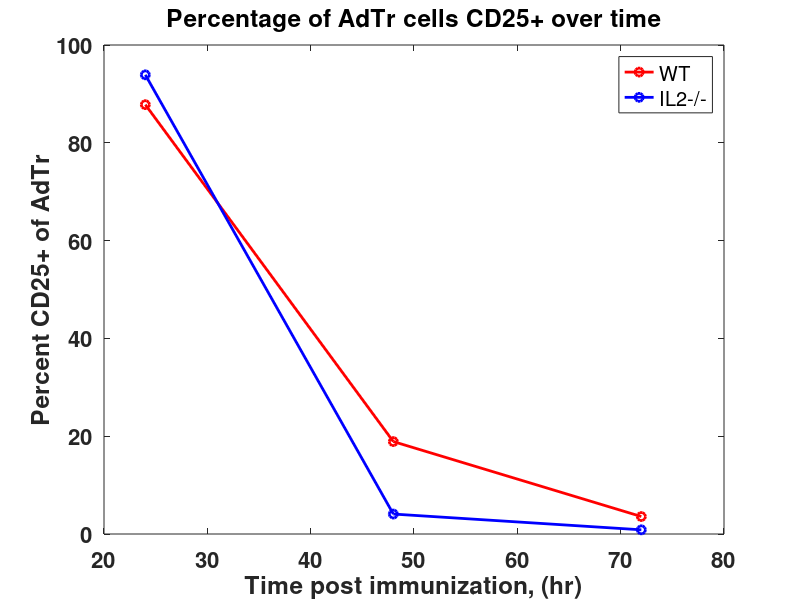
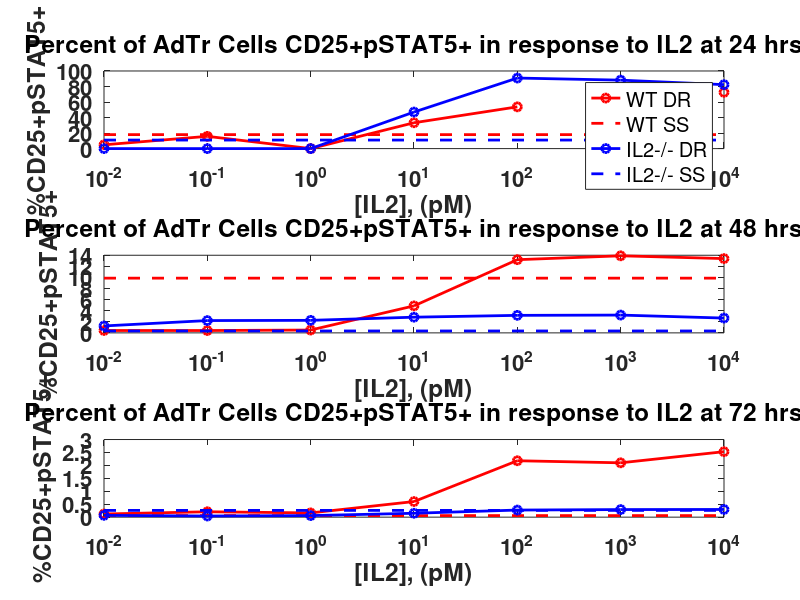
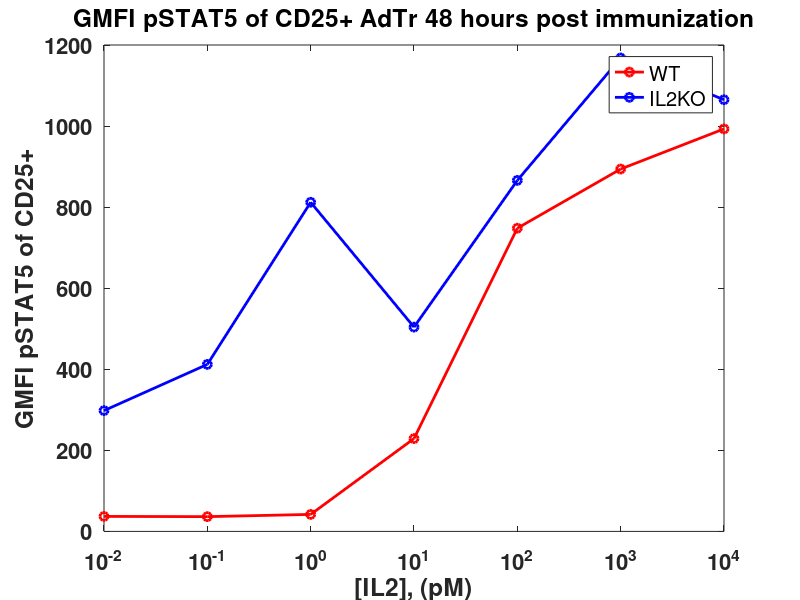
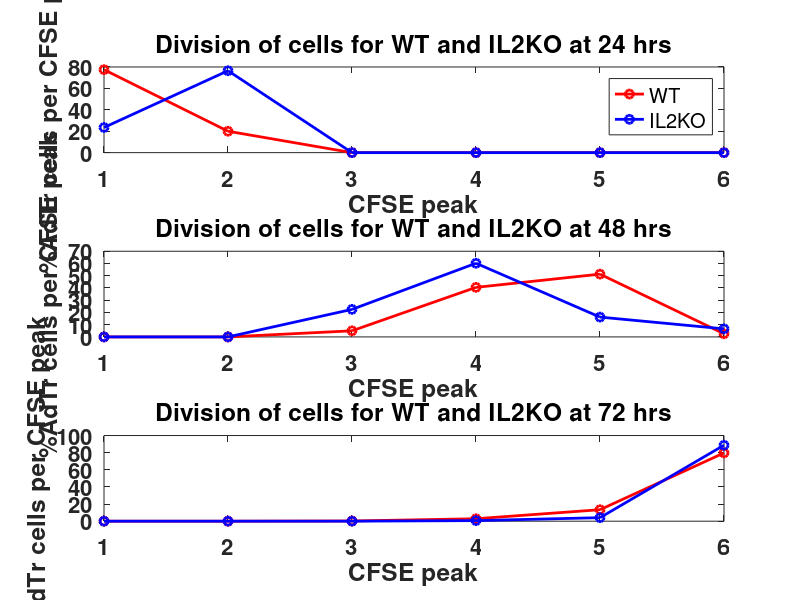

Write MATLAB code to recreate these figures, in order.
%Percent CD25+ of Adoptively Transferred

WTCD25=[87.8
18.9
3.57];
KOCD25=[93.9
4.08
0.856];

T=[24 48 72];

figure()
hold on
plot(T, WTCD25, '-ro', 'linewidth', 2)
plot(T, KOCD25, '-bo', 'linewidth', 2)
set(gcf, 'color', 'w')
set(gca, 'Fontsize', 16, 'Fontweight', 'bold')
ylabel('Percent CD25+ of AdTr')
xlabel('Time post immunization, (hr)')
title('Percentage of AdTr cells CD25+ over time')
legend('WT', 'IL2-/-')
box on
%%
%Percent CD25+/pSTAT5+ of Adoptively Transferred

WTdhi24=[72.5
NaN
53.8
33.3
0
15.8
4.88
0
];


KOdhi24=[82.4
88.2
90.9
47.1
0
0
0
0];


WTdhi48=[13.4
13.9
13.2
4.87
0.512
0.424
0.428
0.384];


KOdhi48=[2.67
3.21
3.16
2.83
2.26
2.22
1.25
1.53];


WTdhi72=[2.53
2.1
2.18
0.603
0.164
0.208
0.122
0.401];


KOdhi72=[0.297
0.293
0.274
0.15
0.0605
0.0439
0.0693
0.0774];



IL2=[10000 1000 100 10 1 0.1 0.01 0];

figure()
subplot(3,1,1)
hold on
plot(IL2, WTdhi24, '-ro', 'linewidth', 2)
plot([0.01 max(IL2)], [18 18], '--r', 'linewidth', 2)
plot(IL2, KOdhi24, '-bo', 'linewidth', 2)
plot([0.01 max(IL2)], [11 11], '--b', 'linewidth', 2)
set(gcf, 'color', 'w')
set(gca, 'Fontsize', 16, 'Fontweight', 'bold', 'xscale', 'log')
ylabel('%CD25+pSTAT5+')
xlabel('[IL2], (pM)')
title('Percent of AdTr Cells CD25+pSTAT5+ in response to IL2 at 24 hrs')
legend('WT DR', 'WT SS','IL2-/- DR', 'IL2-/- SS')
box on
subplot(3,1,2)
hold on
plot(IL2, WTdhi48, '-ro', 'linewidth', 2)
plot([0.01 max(IL2)], [9.87 9.87], '--r', 'linewidth', 2)
plot(IL2, KOdhi48, '-bo', 'linewidth', 2)
plot([0.01 max(IL2)], [.344 .344], '--b', 'linewidth', 2)
set(gcf, 'color', 'w')
set(gca, 'Fontsize', 16, 'Fontweight', 'bold', 'xscale', 'log')
ylabel('%CD25+pSTAT5+')
xlabel('[IL2], (pM)')
title('Percent of AdTr Cells CD25+pSTAT5+ in response to IL2 at 48 hrs')
box on
subplot(3,1,3)
hold on
plot(IL2, WTdhi72, '-ro', 'linewidth', 2)
plot([0.01 max(IL2)], [0.06 0.06], '--r', 'linewidth', 2)
plot(IL2, KOdhi72, '-bo', 'linewidth', 2)
plot([0.01 max(IL2)], [.261 .261], '--b', 'linewidth', 2)
set(gcf, 'color', 'w')
set(gca, 'Fontsize', 16, 'Fontweight', 'bold', 'xscale', 'log')
ylabel('%CD25+pSTAT5+')
xlabel('[IL2], (pM)')
title('Percent of AdTr Cells CD25+pSTAT5+ in response to IL2 at 72 hrs')
box on




%%

%Geometric mean of pSTAT5 of CD25 at 48 hours

WT48=[993
894
748
229
41.9
36.4
37
44.5];


KO48=[1065
1168
866
504
812
412
298
328];


IL2=[10000 1000 100 10 1 0.1 0.01 0];

figure()
hold on
plot(IL2, WT48, '-ro', 'linewidth', 2)
plot(IL2, KO48, '-bo', 'linewidth', 2)
set(gcf, 'color', 'w')
set(gca, 'Fontsize', 16, 'Fontweight', 'bold', 'xscale', 'log')
ylabel('GMFI pSTAT5 of CD25+')
xlabel('[IL2], (pM)')
legend('WT', 'IL2KO')
title('GMFI pSTAT5 of CD25+ AdTr 48 hours post immunization')
box on


%%

%Percentage of cells by CFSE dilution

WT24=[77.5	20 0 0 0 0];
KO24=[23.5	76.5 0 0 0 0];

WT48=[0	0	4.98	40.5	51.3	2.56];
KO48=[0	0	22.5	60.2	16.2	6.6];

WT72=[0	0	0.233	2.87	13.4	79.7];
KO72=[0	0	0.0223	0.668	4.11	88.7];

P=[1 2 3 4 5 6];

figure()
subplot(3,1,1)
hold on
plot(P, WT24, '-ro', 'linewidth', 2)
plot(P, KO24, '-bo', 'linewidth', 2)
set(gcf, 'color', 'w')
set(gca, 'Fontsize', 16, 'Fontweight', 'bold')
ylabel('%AdTr cells per CFSE peak')
xlabel('CFSE peak')
title('Division of cells for WT and IL2KO at 24 hrs')
legend ('WT', 'IL2KO')
box on
subplot(3,1,2)
hold on
plot(P, WT48, '-ro', 'linewidth', 2)
plot(P, KO48, '-bo', 'linewidth', 2)
set(gcf, 'color', 'w')
set(gca, 'Fontsize', 16, 'Fontweight', 'bold')
ylabel('%AdTr cells per CFSE peak')
xlabel('CFSE peak')
title('Division of cells for WT and IL2KO at 48 hrs')
box on
subplot(3,1,3)
hold on
plot(P, WT72, '-ro', 'linewidth', 2)
plot(P, KO72, '-bo', 'linewidth', 2)
set(gcf, 'color', 'w')
set(gca, 'Fontsize', 16, 'Fontweight', 'bold')
ylabel('%AdTr cells per CFSE peak')
xlabel('CFSE peak')
title('Division of cells for WT and IL2KO at 72 hrs')
box on

%%
%24

pSTAT524=[18];



T=71.5;
B=6.216;
EC50=22.56;

IL224=(pSTAT524-B)./(T-pSTAT524).*EC50
%%
%48
pSTAT548=[9.87];

T=13.65;
B=.4164;
EC50=14.69;

IL248=(pSTAT548-B)./(T-pSTAT548).*EC50

%%

pSTAT572=[0.06];

T=2.321;
B=.1608;
EC50=22;

IL272=(pSTAT572-B)./(T-pSTAT572).*EC50



%%

%Treg analysis (GMFI pSTAT5 of Treg compartment)

KO24=[221
163
150
78.4
34.8
16.9
17.8
25.5];

WT24=[161
NaN
135
77.4
39
37.8
30.9
24.5];

KO48=[201
152
130
102
32.3
24.9
24.8
23.6];

WT48=[254
224
177
67.4
24.5
15.8
15.7
23.1];

KO72=[197
238
171
87.3
37.2
35.5
28.4
29.7];

WT72=[226
260
219
96.7
44.9
35.2
24.2
31.4];

figure()
subplot(3,1,1)
hold on
plot(IL2, WT24, '-ro', 'linewidth', 2)
plot([0.01 max(IL2)], [90.8 90.8], '--r', 'linewidth', 2)
plot(IL2, KO24, '-bo', 'linewidth', 2)
plot([0.01 max(IL2)], [36.3 36.3], '--b', 'linewidth', 2)
set(gcf, 'color', 'w')
set(gca, 'Fontsize', 16, 'Fontweight', 'bold', 'xscale', 'log')
ylabel('GMFI pSTAT5 of endog. CD25+')
xlabel('[IL2], (pM)')
title('GMFI pSTAT5 of Tregs at 24 hrs')
legend('WT DR', 'WT SS','IL2-/- DR', 'IL2-/- SS')
box on
subplot(3,1,2)
hold on
plot(IL2, WT48, '-ro', 'linewidth', 2)
plot([0.01 max(IL2)], [57.6 57.6], '--r', 'linewidth', 2)
plot(IL2, KO48, '-bo', 'linewidth', 2)
plot([0.01 max(IL2)], [29.1 29.1], '--b', 'linewidth', 2)
set(gcf, 'color', 'w')
set(gca, 'Fontsize', 16, 'Fontweight', 'bold', 'xscale', 'log')
ylabel('GMFI pSTAT5 of endog. CD25+')
xlabel('[IL2], (pM)')
title('GMFI pSTAT5 of Tregs at 48 hrs')
box on
subplot(3,1,3)
hold on
plot(IL2, WT72, '-ro', 'linewidth', 2)
plot([0.01 max(IL2)], [0.00 0.00], '--r', 'linewidth', 2)
plot(IL2, KO72, '-bo', 'linewidth', 2)
plot([0.01 max(IL2)], [9.5 9.5], '--b', 'linewidth', 2)
set(gcf, 'color', 'w')
set(gca, 'Fontsize', 16, 'Fontweight', 'bold', 'xscale', 'log')
ylabel('GMFI pSTAT5 of endog. CD25+')
xlabel('[IL2], (pM)')
title('GMFI pSTAT5 of Tregs at 72 hrs')
box on

%%

%Backcalculation of IL2 based on Tregs
%WT
GpSTAT524=[90.8];

T=161.4;
B=32.9;
EC50=21.11;

IL224=(GpSTAT524-B)./(T-GpSTAT524).*EC50

GpSTAT548=[57.6];

T=250.1;
B=14.14;
EC50=41.9;

IL248=(GpSTAT548-B)./(T-GpSTAT548).*EC50

%KO
GpSTAT524K=[36.3];

T=234.4;
B=6.022;
EC50=55.79;

IL224K=(GpSTAT524K-B)./(T-GpSTAT524K).*EC50

GpSTAT548K=[29.1];

T=221.7;
B=7.1;
EC50=50.13;

IL248K=(GpSTAT548K-B)./(T-GpSTAT548K).*EC50

GpSTAT572K=[9.5];

T=217.5;
B=31.4;
EC50=25.87;

IL224K=(GpSTAT524K-B)./(T-GpSTAT524K).*EC50


%%

%Backcalculated IL2 over time
%Calculated from Tregs
IL2WT=[17.31 9.45 0];

IL2KO=[8.527 5.726 0.699];

%Calculated from Teffs
%"0" replaces a slightly negative number

IL2WTEffs=[4.9691 36.7 0];

Time=[24 48 72];

figure()
hold on
plot(Time, IL2WT, '--ro', 'linewidth', 2)
plot(Time, IL2KO, '--bo', 'linewidth', 2)
plot(Time, IL2WTEffs, '-ro', 'linewidth', 2)
set(gcf, 'color', 'w')
set(gca, 'Fontsize', 16, 'Fontweight', 'bold')
ylabel('Back-calculated [IL2] in the spleen, (pM)')
xlabel('Time post immunization, (hours)')
title('IL2 backcalculated from the spleen over time')
legend('IL2WT from Treg', 'IL2KO from Treg', 'IL2WT from Teffs')
box on

%%

%Bead ELISA IL2 calculations

WT24=[131];
WT48=[125];
WT72=[117];

KO24=[110];
KO48=[106];
KO72=[107];

T=14718;
B=38.01;
EC50=276.5;

IL2WT24=(WT24-B)./(T-WT24).*EC50
IL2WT48=(WT48-B)./(T-WT48).*EC50
IL2WT72=(WT72-B)./(T-WT72).*EC50

IL2KO24=(KO24-B)./(T-KO24).*EC50
IL2KO48=(KO48-B)./(T-KO48).*EC50
IL2KO72=(KO72-B)./(T-KO72).*EC50

WT=[IL2WT24 IL2WT48 IL2WT72];
KO=[IL2KO24 IL2KO48 IL2KO72];

%When extract spleen homogenate I add 50uL RPMI and homogenize.  i.e. I
%dilute the IL2 in the spleen by roughly 1/2.  
WT=WT*2
KO=KO*2

%%
%Bead Elisa Backcalculated IL2 plotted

figure()
hold on
plot(Time, WT, '-ro', 'linewidth', 2)
plot(Time, KO, '-bo', 'linewidth', 2)
set(gcf, 'color', 'w')
set(gca, 'Fontsize', 16, 'Fontweight', 'bold')
ylabel('Measured IL2 in the spleen, (pM)')
xlabel('Time, (hrs)')
title('IL2 measured from bead elisa')
legend('WT', 'IL2 KO')
box on
